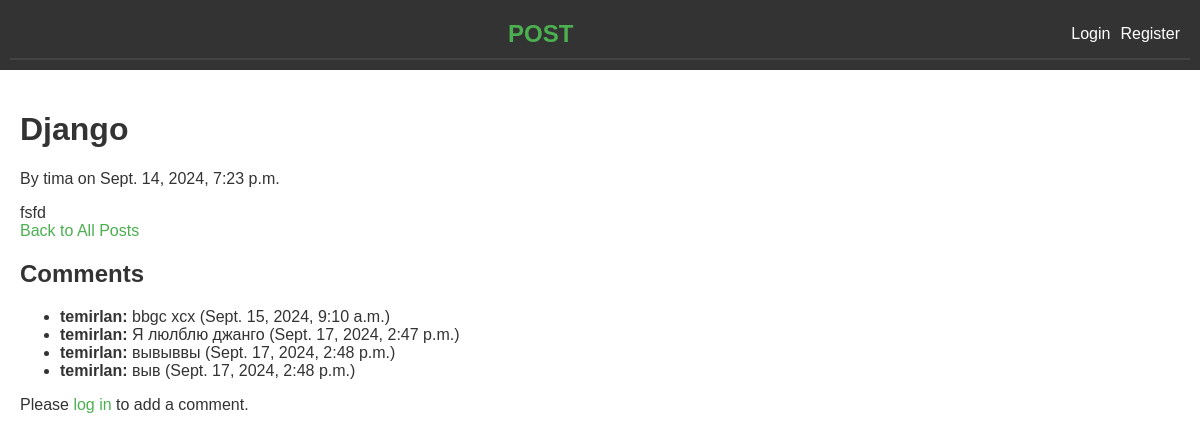
The app's page /post/1/ with its own data.
### blog/models.py (models this page shows, shortened)
class Post(models.Model):
    title = models.CharField(
        max_length=255,
        verbose_name="Название"
    )
    content = models.TextField(
        default="",
        blank=False,
        verbose_name="Контент"
    )
    author = models.ForeignKey(
        User,
        on_delete=models.CASCADE,
        verbose_name="Автор"
    )
    created_at = models.DateTimeField(
        auto_now_add=True,
        verbose_name="Дата создания"
    )
    updated_at = models.DateTimeField(
        auto_now=True,
        verbose_name="Дата редактирования"
    )

class Comment(models.Model):
    author = models.ForeignKey(User, on_delete=models.CASCADE)
    text = models.TextField()
    post = models.ForeignKey(Post, related_name='comments', on_delete=models.CASCADE)
    created_at = models.DateTimeField(auto_now_add=True)

### blog/views.py (the view)
# urls.py: path('post/<int:post_id>/', views.post_detail, name='post_detail'),
def post_detail(request, post_id):
    post = get_object_or_404(Post, id=post_id)
    if request.method == 'POST':
        form = CommentForm(request.POST)
        if form.is_valid():
            comment = form.save(commit=False)
            comment.post = post
            comment.author = request.user
            comment.save()
            return redirect('post_detail', post_id=post_id)
    else:
        form = CommentForm()
    return render(request, 'blog/post_detail.html', {
        'post': post,
        'form': form
    })

### blog/templates/blog/post_detail.html
{% extends "base.html" %}
{% block content %}
    <h1>{{ post.title }}</h1>
    <p>By {{ post.author.username }} on {{ post.created_at }}</p>
    <div>{{ post.content }}</div>
    <a href="{% url 'post_list' %}">Back to All Posts</a>
    <h2>Comments</h2>
    <ul>
        {% for comment in post.comments.all %}
            <li>
                <strong>{{ comment.author.username }}:</strong> {{ comment.text }} ({{ comment.created_at }})
            </li>
        {% endfor %}
    </ul>
    {% if user.is_authenticated %}
        <h3>Add a Comment</h3>
        <form method="post" action="{% url 'post_detail' post.id %}">
            {% csrf_token %}
            {{ form.as_p }}
            <button type="submit">Add Comment</button>
        </form>
    {% else %}
        <p>Please <a href="{% url 'login' %}">log in</a> to add a comment.</p>
    {% endif %}
{% endblock %}

### blog/templates/base.html (style rules this page uses)
body { font-family: Arial, sans-serif; margin: 0; padding: 0; color: #333; }
a { color: #4CAF50; text-decoration: none; }

### records on screen
Post: title "Django", author.username "tima", created_at "Sept. 14, 2024, 7:23 p.m.", content "fsfd"
Comment: author.username "temirlan", text "bbgc xcx", created_at "Sept. 15, 2024, 9:10 a.m."
Comment: author.username "temirlan", text "Я люлблю джанго", created_at "Sept. 17, 2024, 2:47 p.m."
Comment: author.username "temirlan", text "вывыввы", created_at "Sept. 17, 2024, 2:48 p.m."
Comment: author.username "temirlan", text "выв", created_at "Sept. 17, 2024, 2:48 p.m."
